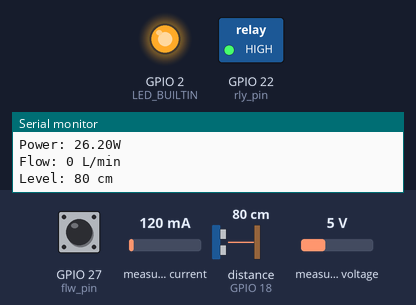
This program was run on a simulated ESP32. On the bench: switched loads named in the program (green lamp = pin HIGH), output pins drawn as LEDs (lit = HIGH), the last lines printed to the serial monitor. The inputs (shaded band) are chosen by the test bench; at power-on: distance to the obstacle (sensor on GPIO 18) 80 cm, GPIO 27 (flw_pin) HIGH, measured current 120 mA, measured voltage 5 V. The echo pulse lasts 58.3 µs per cm; WiFi joins after 1.5 s; servers stay silent unless stated; pins used as bus, display or sensor lines are not drawn.

Above: at 13.4 s.
13.5 s: distance to the obstacle (sensor on GPIO 18) set to 22 cm
15.2 s: distance to the obstacle (sensor on GPIO 18) set to 18 cm
At 17.1 s:
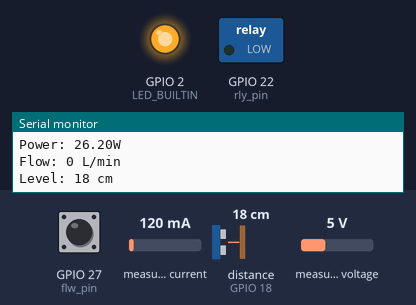
17.5 s: distance to the obstacle (sensor on GPIO 18) set to 45 cm
19.2 s: distance to the obstacle (sensor on GPIO 18) set to 56 cm
At 21.5 s:
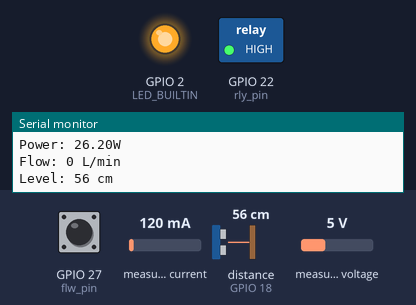
Timing chart, 0 to 22.5 s (numbered marks = the images above; inputs shaded):
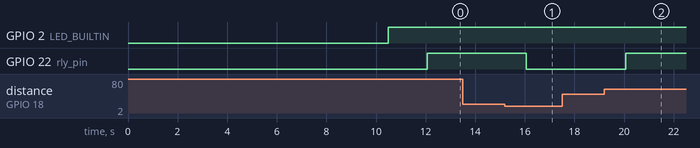

The program:

main.cpp
```cpp
#include <Arduino.h>
#include <WiFi.h>
#include <HTTPClient.h>
#include <PZEM004Tv30.h>
#include <arduino-timer.h>

PZEM004Tv30 pzem(Serial2, 16, 17);

// Timer
auto timer = timer_create_default();

// Wifi Parameter
String serverName = "https://smart-water-management.vercel.app/api/push";
const char *ssid = "ZTE_2.4G_PxyyDY";
const char *password = "Qz2uDcHz";

// Relay Parameter
#define rly_pin 22
int rly_state = 0;

// Power Parameter
float pwr_voltage;
float pwr_current;
float pwr_power;
float pwr_energy;
float pwr_frequency;
float pwr_pf;

// Level Parameter
#define lvl_echoPin 18 // attach pin GPIO18 to pin Echo of JSN-SR04
#define lvl_trigPin 5  // attach pin GPIO5 ESP32 to pin Trig of JSN-SR04
long lvl_duration;     // Time taken for the pulse to reach the receiver
int lvl_distance;

// Flow Parameter
#define flw_pin 27
long flw_currentMillis = 0;
long flw_previousMillis = 0;
int flw_interval = 1000;
boolean flw_ledState = LOW;
float flw_calibrationFactor = 4.5;
volatile byte flw_pulseCount;
byte flw_pulse1Sec = 0;
float flw_flowRate;
unsigned int flw_flowMilliLitres;
unsigned long flw_totalMilliLitres;


// Initialize Methods
void getPower();
void getLevel();
void getFlow();
bool calculateRelay(void *);
bool collectingData(void *);
bool wifiStatusBlink(void *);
bool sendData(void *);
bool DEBUG_PARAMETER(void *);
void IRAM_ATTR flw_pulseCounter();

void setup()
{
  Serial.begin(115200);

  delay(5000);

  WiFi.begin(ssid, password);

  pzem.resetEnergy();

  pinMode(LED_BUILTIN, OUTPUT);

  pinMode(rly_pin, OUTPUT);
  pinMode(flw_pin, INPUT_PULLUP);

  pinMode(lvl_trigPin, OUTPUT);
  pinMode(lvl_echoPin, INPUT);

  flw_pulseCount = 0;
  flw_flowRate = 0.0;
  flw_flowMilliLitres = 0;
  flw_totalMilliLitres = 0;
  flw_previousMillis = 0;

  attachInterrupt(digitalPinToInterrupt(flw_pin), flw_pulseCounter, FALLING);

  Serial.println("STARTING");

  delay(5000);

  timer.every(2000, collectingData);
  timer.every(200, calculateRelay);
  timer.every(500, wifiStatusBlink);
  timer.every(1000*60*5, sendData);
  timer.every(1000, DEBUG_PARAMETER);
}

void loop()
{
  timer.tick(); // tick the timer
}

void getPower()
{
  pwr_voltage = pzem.voltage();
  pwr_current = pzem.current();
  pwr_power = pzem.power();
  pwr_energy = pzem.energy();
  pwr_frequency = pzem.frequency();
  pwr_pf = pzem.pf();

  if(isnan(pwr_power)) pwr_power = 0;
}

void getLevel()
{
  digitalWrite(lvl_trigPin, LOW);
  delayMicroseconds(2);

  digitalWrite(lvl_trigPin, HIGH);
  delayMicroseconds(10);
  digitalWrite(lvl_trigPin, LOW);

  lvl_duration = pulseIn(lvl_echoPin, HIGH);
  lvl_distance = lvl_duration * 0.0344 / 2;
}

void getFlow()
{
  flw_currentMillis = millis();
  if (flw_currentMillis - flw_previousMillis > flw_interval) {

    flw_pulse1Sec = flw_pulseCount;
    flw_pulseCount = 0;

    // Because this loop may not complete in exactly 1 second intervals we calculate
    // the number of milliseconds that have passed since the last execution and use
    // that to scale the output. We also apply the calibrationFactor to scale the output
    // based on the number of pulses per second per units of measure (litres/minute in
    // this case) coming from the sensor.
    flw_flowRate = ((1000.0 / (millis() - flw_previousMillis)) * flw_pulse1Sec) / flw_calibrationFactor;
    flw_previousMillis = millis();

    // Divide the flow rate in litres/minute by 60 to determine how many litres have
    // passed through the sensor in this 1 second interval, then multiply by 1000 to
    // convert to millilitres.
    flw_flowMilliLitres = (flw_flowRate / 60) * 1000;

    // Add the millilitres passed in this second to the cumulative total
    flw_totalMilliLitres += flw_flowMilliLitres;

    // Print the flow rate for this second in litres / minute
    // Serial.print("Flow rate: ");
    // Serial.print(int(flowRate));  // Print the integer part of the variable
    // Serial.print("L/min");
    // Serial.print("\t");       // Print tab space

    // Print the cumulative total of litres flowed since starting
    // Serial.print("Output Liquid Quantity: ");
    // Serial.print(totalMilliLitres);
    // Serial.print("mL / ");
    // Serial.print(totalMilliLitres / 1000);
    // Serial.println("L");
  }
}

bool collectingData(void *)
{
  getFlow();
  getLevel();
  getPower();

  return true;
}

bool calculateRelay(void *)
{
  if (rly_state == 1)
  {
    if (lvl_distance < 20)
    {
      rly_state = 0;
    }
  }
  else
  {
    if (lvl_distance > 50)
    {
      rly_state = 1;
    }
  }

  if (rly_state)
  {
    digitalWrite(rly_pin, HIGH);
  }
  else
  {
    digitalWrite(rly_pin, LOW);
  }

  return true;
}

bool wifiStatusBlink(void *)
{
  if (WiFi.status() == WL_CONNECTED)
  {
    digitalWrite(LED_BUILTIN, HIGH);
  }
  else
  {
    Serial.print(".");
    digitalWrite(LED_BUILTIN, !digitalRead(LED_BUILTIN));
  }

  return true;
}

bool sendData(void *)
{

  if (WiFi.status() == WL_CONNECTED)
  {
    Serial.println("SENDING");
    HTTPClient http;

    String serverPath = serverName + "?watt=" + pwr_power + "&level=" + lvl_distance + "&flow=" + flw_flowRate;

    http.begin(serverPath.c_str());

    int httpResponseCode = http.GET();

    if (httpResponseCode > 0)
    {
      Serial.print("HTTP Response code: ");
      Serial.println(httpResponseCode);
      String payload = http.getString();
      Serial.println(payload);
    }
    else
    {
      Serial.print("Error code: ");
      Serial.println(httpResponseCode);
    }

    http.end();
  }

  return true;
}

bool DEBUG_PARAMETER(void *) {
  Serial.println("================");
  Serial.print("Power: "); Serial.print(pwr_power); Serial.println("W");
  Serial.print("Flow: "); Serial.print(int(flw_flowRate)); Serial.println(" L/min");
  Serial.print("Level: "); Serial.print(lvl_distance); Serial.println(" cm");

  return true;
}

void IRAM_ATTR flw_pulseCounter()
{
  flw_pulseCount++;
}
```

Measured:
- the behaviour switches between 20 and 19 cm on distance to the obstacle (sensor on GPIO 18) (found by bisection; images 0 and 1)
- the behaviour switches between 50 and 51 cm on distance to the obstacle (sensor on GPIO 18) (found by bisection; images 1 and 2)
- after the input at 15.2 s, GPIO 22 (rly_pin): HIGH → LOW after 0.87 s
- after the input at 19.2 s, GPIO 22 (rly_pin): LOW → HIGH after 0.87 s
